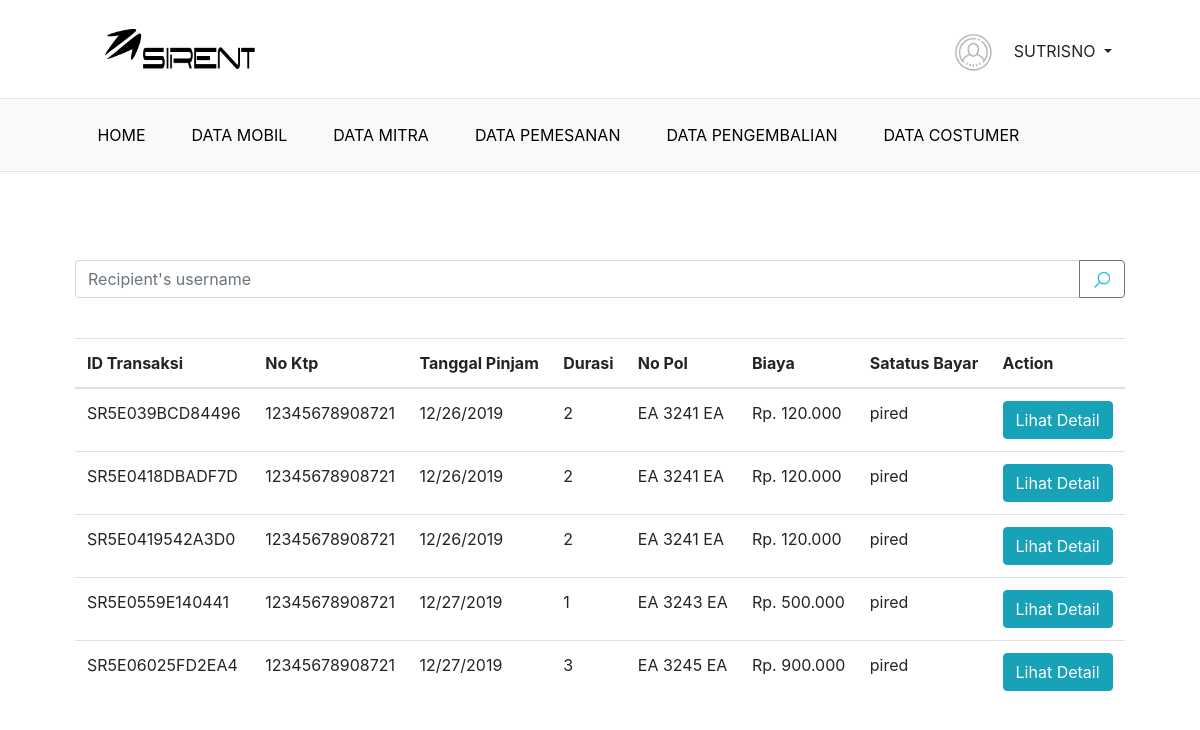
Screenshot of /admin/menu/pemesanan.php (signed in) with the database file from the repository.
### tables this page shows
CREATE TABLE `penyewaan` (
  `id_transaksi` varchar(30) NOT NULL,
  `No_ktp` varchar(50) NOT NULL,
  `tanggal_pinjam` varchar(10) NOT NULL,
  `durasi` int(11) NOT NULL,
  `id_petugas` char(20) NOT NULL,
  `no_pol` char(20) NOT NULL,
  `biaya` double NOT NULL,
  `paid` char(10) NOT NULL
);

### config/function_sewa.php (called while the page is built, shortened)
<?php
require "connec.php";
function query($tampil)
{
  global $con;
  $result = mysqli_query($con, $tampil);
  $rows = [];
  while ($row = mysqli_fetch_assoc($result)) {
    $rows[] = $row;
  }
  return $rows;
}

### admin/menu/pemesanan.php (the view, shortened to what this page needs)
<?php
require "../../config/function_sewa.php";
$pemesanan = query("SELECT * FROM penyewaan");
?>
<!DOCTYPE html>
<html lang="en">
<head>
    <link rel="stylesheet" href="../asset/bootsrap/bootstrap.min.css">
    <link rel="stylesheet" href="../asset/css/style-min.css">
</head>
<body>
<div class="container-fluid">
    <br>
    <ul class="nav justify-content-end">
        <a class="navbar-brand mr-auto" href="#"><img src="../asset/icon/sirent_1.png" alt="" style="width: 150px"></a>
        <div class="btn-group">
            <button type="button" class="btn dropdown-toggle" data-toggle="dropdown" aria-haspopup="true"
                    aria-expanded="false" style="text-transform: uppercase">
                <img src="../asset/icon/user.png" alt="" style="width: 40px; margin-right: 15px">
              <?= $_SESSION['admin']; ?>
            </button>
        </div>
    </ul>
</div>
<hr>
<nav class="navbar navbar-expand-lg navbar-light bg-light">
    <div class="container-fluid">
        <div class="collapse navbar-collapse" id="navbarNavAltMarkup">
            <div class="navbar-nav mr-auto">
                <a class="nav-item nav-link" href="../Home.php">Home <span class="sr-only">(current)</span></a>
                <a class="nav-item nav-link" href="dtmobil.php">Data Mobil</a>
                <a class="nav-item nav-link" href="#">Data Mitra</a>
                <a class="nav-item nav-link" href="#">Data Pemesanan</a>
                <a class="nav-item nav-link" href="#">Data Pengembalian</a>
                <a class="nav-item nav-link" href="costumer.php">Data Costumer</a>
            </div>
        </div>
    </div>
</nav>
<hr>
<br>
<br>
<br>
<div class="container-fluid">
    <div class="row">
        <div class="col">
            <form action="">
                <div class="input-group mb-3">
                    <input type="text" class="form-control" placeholder="Recipient's username"
                           aria-label="Cari id atau nama mitra" aria-describedby="button-addon2">
                    <div class="input-group-append">
                        <button class="btn btn-outline-secondary" type="button" id="button-addon2">
                            <img src="../asset/icon/search.png" alt="" style="width: 20px;">
                        </button>
                    </div>
                </div>
            </form>
        </div>
    </div>
    <br>
    <div class="table-responsive">
        <table class="table">
            <thead>
            <tr>
                <th scope="col">ID Transaksi</th>
                <th scope="col">No Ktp</th>
                <th scope="col">Tanggal Pinjam</th>
                <th scope="col">Durasi</th>
                <th scope="col">No Pol</th>
                <th scope="col">Biaya</th>
                <th scope="col">Satatus Bayar</th>
                <th scope="col">Action</th>
            </tr>
            </thead>
            <tbody>
            <?php foreach ($pemesanan as $row) : ?>
                <tr>
                    <td scope="col"><?= $row['id_transaksi']; ?></td>
                    <td scope="col"><?= $row["No_ktp"]; ?></td>
                    <td scope="col"><?= $row["tanggal_pinjam"]; ?></td>
                    <td scope="col"><?= $row["durasi"]; ?></td>
                    <td scope="col"><?= $row["no_pol"]; ?></td>
                    <td scope="col">Rp. <?= number_format($row["biaya"], 0, ".", "."); ?></td>
                    <td scope="col"><?= $row["paid"]; ?></td>
                    <td scope="col">
                        <a href="dtl_pemesanan.php?key=<?= $row['id_transaksi']; ?>&nopol=<?= $row["no_pol"]; ?>">
                            <button type="button" class="btn btn-info">Lihat Detail</button>
                        </a>
                    </td>
                </tr>
            <?php endforeach; ?>
            </tbody>
        </table>
    </div>
</div>
</body>
</html>

### admin/asset/css/style-min.css (style rules this page uses)
.nav-link { margin-right: 30px; text-transform: uppercase; }
.navbar-brand { margin-left: 30px; }
.navbar { margin-top: -15px; margin-bottom: -15px; height: 70px; }
.nav-link, .btn-tombol { color: black !important; text-shadow: 1px 1px 1px rgb(255, 255, 255); }
.container-fluid { width: 90%; }

### rows the page displays
penyewaan: id_transaksi "SR5E039BCD84496", No_ktp "12345678908721", tanggal_pinjam "12/26/2019", durasi "2", no_pol "EA 3241 EA", biaya "120.000", paid "pired"
penyewaan: id_transaksi "SR5E0418DBADF7D", No_ktp "12345678908721", tanggal_pinjam "12/26/2019", durasi "2", no_pol "EA 3241 EA", biaya "120.000", paid "pired"
penyewaan: id_transaksi "SR5E0419542A3D0", No_ktp "12345678908721", tanggal_pinjam "12/26/2019", durasi "2", no_pol "EA 3241 EA", biaya "120.000", paid "pired"
penyewaan: id_transaksi "SR5E0559E140441", No_ktp "12345678908721", tanggal_pinjam "12/27/2019", durasi "1", no_pol "EA 3243 EA", biaya "500.000", paid "pired"
penyewaan: id_transaksi "SR5E06025FD2EA4", No_ktp "12345678908721", tanggal_pinjam "12/27/2019", durasi "3", no_pol "EA 3245 EA", biaya "900.000", paid "pired"

### other values shown
$_SESSION['admin'] "SUTRISNO"
